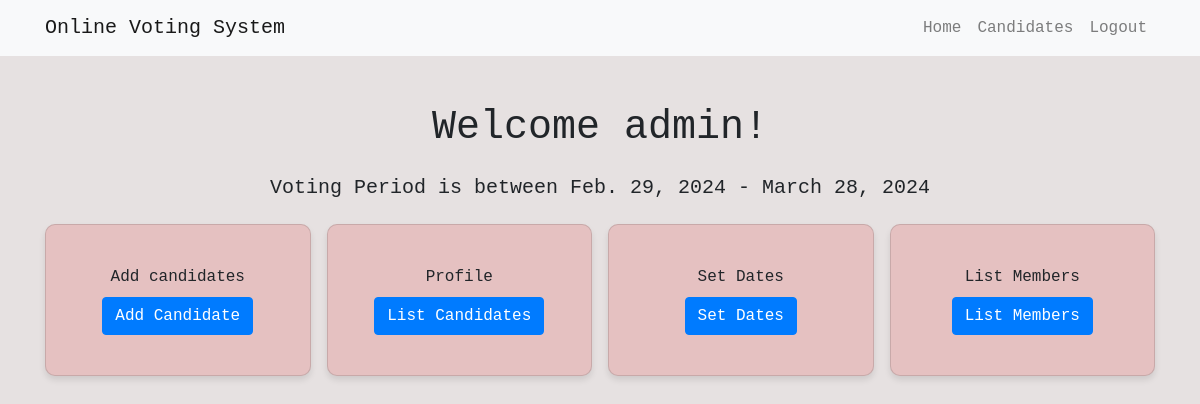
Page /accounts/profile/ (signed in) on the committed database.
### accounts/models.py (models this page shows)
class CustomUser(AbstractUser):
    ROLE_CHOICES = [
        ('voter', 'Voter'),
        ('admin', 'Admin'),
    ]
    role = models.CharField(max_length=20, choices=ROLE_CHOICES, default='voter')
    ird_number = models.CharField(max_length=30, default='')  # Add the IRD number field
    first_name = models.CharField(max_length=30, default='' )
    last_name = models.CharField(max_length=30, default='')
    phone = models.CharField(max_length=15, default='')
    dob = models.DateField(null=True)
    groups = models.ManyToManyField(Group, related_name='custom_user_set')
    user_permissions = models.ManyToManyField(Permission, related_name='custom_user_set')

class VotingSettings(models.Model):
    start_date = models.DateField()
    end_date = models.DateField()

### accounts/views.py (the view)
# urls.py: path('profile/', views.profile_view, name='profile'),
@login_required
def profile_view(request):
    user = request.user
    has_voted = Vote.objects.filter(user=user).exists()
    voting_settings = VotingSettings.objects.first()
    context = {'has_voted': has_voted, 'vote_set':voting_settings}
    return render(request, 'accounts/profile.html', context)

### accounts/templates/accounts/profile.html (shortened to what this page needs)
{% load static %}
<!DOCTYPE html>
<html>
<head>
	<link rel="stylesheet" type="text/css" href="{% static 'evoting/css/opensans-font.css' %}">
	<link rel="stylesheet" type="text/css" href="{% static 'evoting/css/bootstrap.css' %}">
	<link rel="stylesheet" type="text/css" href="{% static 'evoting/css/jquery-ui.min.css' %}">
    <link rel="stylesheet" href="{% static 'evoting/css/style.css'%}"/>
</head>
<body>
    <nav class="navbar navbar-expand-lg navbar-light bg-light">
        <div class="container">
            <a class="navbar-brand" href="{% url 'profile' %}">Online Voting System</a>
            <div class="collapse navbar-collapse" id="navbarNav">
                <ul class="navbar-nav ml-auto">
                    <li class="nav-item">
                        <a class="nav-link" href="{% url 'profile' %}">Home</a>
                    </li>
                    {% if user.role == 'admin' %}
                        <li class="nav-item">
                            <a class="nav-link" href="{% url 'admin_dashboard' %}">Candidates</a>
                        </li>
                    {% endif %}
                    <li class="nav-item">
                        <a class="nav-link" href="{% url 'logout' %}">Logout</a>
                    </li>
                </ul>
            </div>
        </div>
    </nav>
    <div class="container mt-5">
		<div class="row">
			<div class="col-md-12">
			<h1 class="card-title text-center mb-4">Welcome {{ user.username }}!</h1>
			</div>
        </div>
        <div class="row">
			<div class="col-md-12">
                <h5 class="card-title text-center mb-4">
                    Voting Period is between {{vote_set.start_date}} - {{vote_set.end_date}}
                </h5>
			</div>
        </div>
        {% if user.role == 'admin' %}
            <div class="row justify-content-center">
                <div class="col-md-12 d-flex justify-content-center  ">
                    <div class="card custom-card" style="width: 18rem;" >
                        <div class="card-body">
                            <div class="row">
                                <div class="col-md-12 text-center">
                                    Add candidates
                                    <br/>
                                    <a href="{% url 'add_candidate' %}" style="text-decoration: none;">
                                        <button class="btn btn-primary mt-2">Add Candidate</button>
                                    </a>
                                </div>
                            </div>
                        </div>
                    </div>
                    <div class="card custom-card ml-3" style="width: 18rem;">
                        <div class="card-body">
                            <div class="row">
                                <div class="col-md-12 text-center">
                                    Profile
                                    <br/>
                                    <a href="{% url 'admin_dashboard' %}" style="text-decoration: none;">
                                        <button class="btn btn-primary mt-2">List Candidates</button>
                                    </a>
                                </div>
                            </div>
                        </div>
                    </div>
                    <div class="card custom-card ml-3" style="width: 18rem;">
                        <div class="card-body">
                            <div class="row">
                                <div class="col-md-12 text-center">
                                    Set Dates
                                    <br/>
                                    <a href="{% url 'set_voting_dates' %}" style="text-decoration: none;">
                                        <button class="btn btn-primary mt-2">Set Dates</button>
                                    </a>
                                </div>
                            </div>
                        </div>
                    </div>
                    <div class="card custom-card ml-3" style="width: 18rem;">
                        <div class="card-body">
                            <div class="row">
                                <div class="col-md-12 text-center">
                                    List Members
                                    <br/>
                                    <a href="{% url 'customuser_list' %}" style="text-decoration: none;">
                                        <button class="btn btn-primary mt-2">List Members</button>
                                    </a>
                                </div>
                            </div>
                        </div>
                    </div>
                </div>
             </div>
        {% endif %}
    </div>
</body>
</html>

### accounts/static/evoting/css/style.css (style rules this page uses)
.custom-card { background-color: #e5c1c1; border-radius: 10px; padding: 20px; box-shadow: 0 4px 6px rgba(0, 0, 0, 0.1); }

### rows in the picture
CustomUser: username "admin"
VotingSettings: start_date "Feb. 29, 2024", end_date "March 28, 2024"
